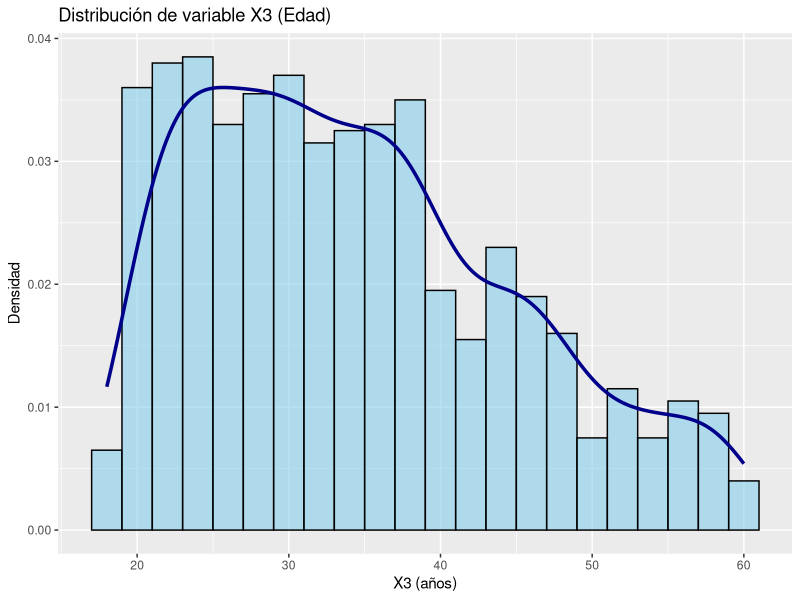
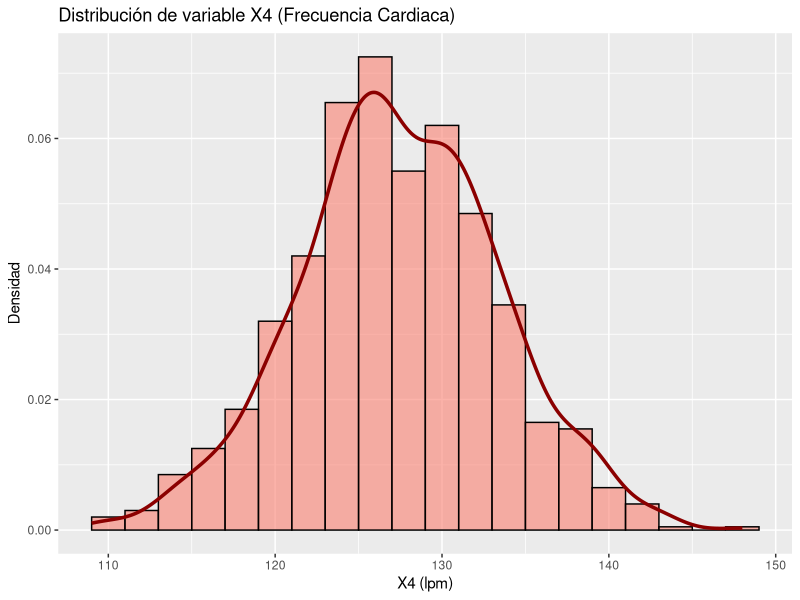
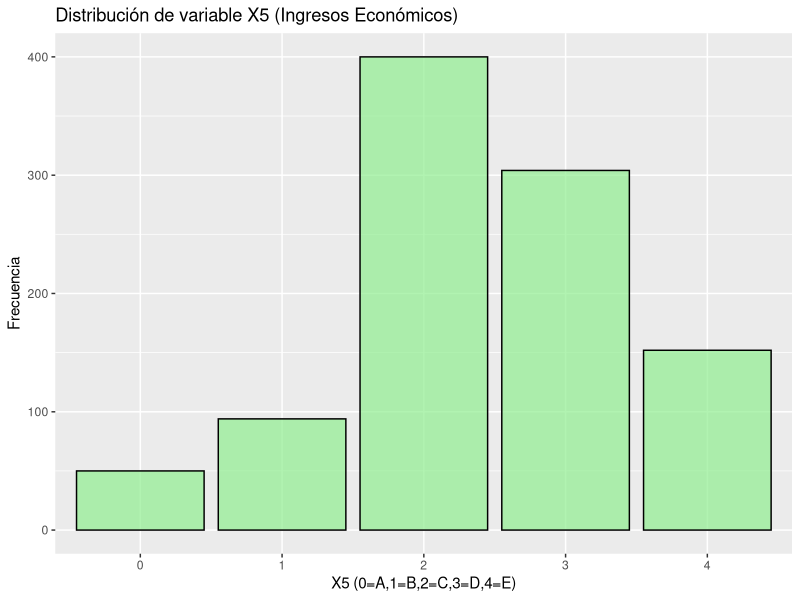

Reproduce these figures in R, in order.
## ---- chunk 1
# Instalar solo una vez (desde consola, no en este script):
# install.packages(c("truncnorm", "openxlsx"))

library(truncnorm)  # Para simulación con distribución normal truncada
library(openxlsx)   # Para crear Excel con formato

## ---- chunk 2
set.seed(123) # Reproducibilidad
n <- 1000     # Número de observaciones

# ID
ID <- 1:n

# Desenlace: pérdida de peso (kg) entre -20 y 20
Y <- round(rtruncnorm(n, a = -20, b = 20, mean = 0, sd = 5))

# Dieta (0/1 con probabilidad 0.5)
X1 <- rbinom(n, 1, 0.5)

# Género (0=Femenino, 1=Masculino)
X2 <- rbinom(n, 1, 0.5)

# Edad (18–60, con más densidad entre 20–39)
X3 <- sample(18:60, n, replace = TRUE,
             prob = c(rep(0.5,2),   # 18–19
                      rep(2.0,10),  # 20–29
                      rep(1.8,10),  # 30–39
                      rep(1.0,10),  # 40–49
                      rep(0.6,11))) # 50–60

# Frecuencia cardiaca (70–150 lpm, media=127.5, sd=6)
X4 <- round(rtruncnorm(n, a = 70, b = 150, mean = 127.5, sd = 6))

# Ingresos (categoría socioeconómica A–E, con C y D más frecuentes)
X5 <- sample(0:4, n, replace = TRUE, prob = c(0.05,0.10,0.40,0.30,0.15))

# Dataset final
df <- data.frame(ID, Y, X1, X2, X3, X4, X5)

# Vista preliminar
head(df)

## ---- chunk 3
metadata <- data.frame(
  Variables = c("ID", "Y", "X1", "X2", "X3", "X4", "X5"),
  
  Etiqueta = c("Identificador único","Pérdida de peso","Dieta","Género","Edad","Frecuencia cardiaca","Ingresos económicos"),
  
  Tipo = c("Integer","Integer","Binary","Binary","Integer","Integer","Ordinal"),
  
  Valores_permitidos = c("1–1000 (único)","-20 a +20 (kg)","0=No,1=Sí","0=F,1=M","18–60","70–150 (lpm)","0=A,1=B,2=C,3=D,4=E"),
  
  Unidades = c("N/A","kg","N/A","N/A","años","latidos/minuto","Categoría"),
  
  Origen = c("Asignado secuencialmente","Normal truncada","Aleatorio p=0.5","Aleatorio p=0.5","Muestreo ponderado","Normal truncada media=127.5","Distribución socioeconómica Perú"),
  
  Rol = c("Identificador","Variable de desenlace","Exposición","Covariable","Covariable","Covariable fisiológica","Covariable socioeconómica"),
  
  stringsAsFactors = FALSE
)

metadata

## ---- chunk 4
# Crear workbook
wb <- createWorkbook()

# Estilo encabezados
header_style <- createStyle(
  fontSize = 12, fontColour = "white", fgFill = "#4F81BD",
  halign = "center", textDecoration = "bold", border = "Bottom"
)

# Estilo cuerpo
body_style <- createStyle(fontSize = 10, border = "TopBottomLeftRight")

# Hoja de datos
addWorksheet(wb, "Datos")
writeData(wb, "Datos", df, headerStyle = header_style)
addStyle(wb, "Datos", body_style, rows = 2:(n+1), cols = 1:ncol(df), gridExpand = TRUE)
setColWidths(wb, "Datos", cols = 1:ncol(df), widths = "auto")

# Hoja de metadata
addWorksheet(wb, "Metadata")
writeData(wb, "Metadata", metadata, headerStyle = header_style)
addStyle(wb, "Metadata", body_style, rows = 2:(nrow(metadata)+1), cols = 1:ncol(metadata), gridExpand = TRUE)
setColWidths(wb, "Metadata", cols = 1:ncol(metadata), widths = "auto")

# Guardar archivo
outfile <- file.path(getwd(), "simulated.xlsx")
if (file.exists(outfile)) unlink(outfile)
saveWorkbook(wb, outfile, overwrite = TRUE)

message("✅ Archivo Excel guardado en: ", outfile)

## ---- chunk 5
#install.packages(c("ggplot2", "dplyr", "readxl"))

library(ggplot2)   # Para visualizar distribuciones
library(dplyr)     # Para manipular datos
library(readxl)    # Para leer archivos Excel
## ---- chunk 6
ggplot(df, aes(x=X3)) +
  geom_histogram(aes(y=..density..), binwidth=2, fill="skyblue", color="black", alpha=0.6) +
  geom_density(color="darkblue", size=1.2) +
  labs(title="Distribución de variable X3 (Edad)", x="X3 (años)", y="Densidad")
## ---- chunk 7
ggplot(df, aes(x=X4)) +
  geom_histogram(aes(y=..density..), binwidth=2, fill="salmon", color="black", alpha=0.6) +
  geom_density(color="darkred", size=1.2) +
  labs(title="Distribución de variable X4 (Frecuencia Cardiaca)", 
       x="X4 (lpm)", y="Densidad")
## ---- chunk 8
ggplot(df, aes(x=factor(X5))) +
  geom_bar(fill="lightgreen", color="black", alpha=0.7) +
  labs(title="Distribución de variable X5 (Ingresos Económicos)", 
       x="X5 (0=A,1=B,2=C,3=D,4=E)", y="Frecuencia")
